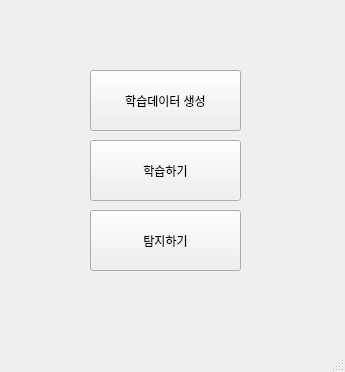
<?xml version="1.0" encoding="UTF-8"?>
<ui version="4.0">
 <class>MainWindow</class>
 <widget class="QMainWindow" name="MainWindow">
  <property name="geometry">
   <rect>
    <x>0</x>
    <y>0</y>
    <width>345</width>
    <height>372</height>
   </rect>
  </property>
  <property name="windowTitle">
   <string>MainWindow</string>
  </property>
  <widget class="QWidget" name="centralwidget">
   <widget class="QPushButton" name="pushButton_1">
    <property name="geometry">
     <rect>
      <x>90</x>
      <y>70</y>
      <width>151</width>
      <height>61</height>
     </rect>
    </property>
    <property name="text">
     <string>학습데이터 생성</string>
    </property>
   </widget>
   <widget class="QPushButton" name="pushButton_2">
    <property name="geometry">
     <rect>
      <x>90</x>
      <y>140</y>
      <width>151</width>
      <height>61</height>
     </rect>
    </property>
    <property name="text">
     <string>학습하기</string>
    </property>
   </widget>
   <widget class="QPushButton" name="pushButton_3">
    <property name="geometry">
     <rect>
      <x>90</x>
      <y>210</y>
      <width>151</width>
      <height>61</height>
     </rect>
    </property>
    <property name="text">
     <string>탐지하기</string>
    </property>
   </widget>
  </widget>
  <widget class="QMenuBar" name="menubar">
   <property name="geometry">
    <rect>
     <x>0</x>
     <y>0</y>
     <width>345</width>
     <height>21</height>
    </rect>
   </property>
  </widget>
  <widget class="QStatusBar" name="statusbar"/>
 </widget>
 <resources/>
 <connections/>
</ui>
